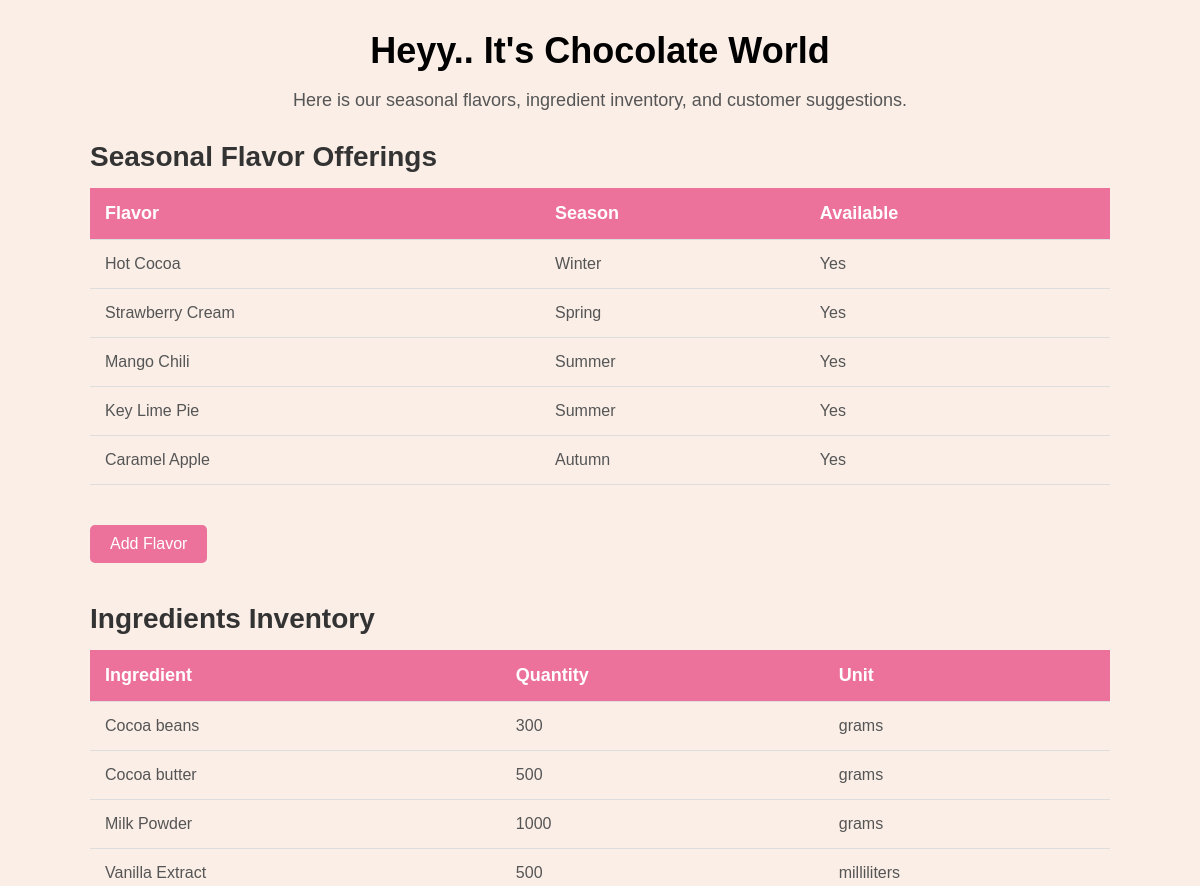
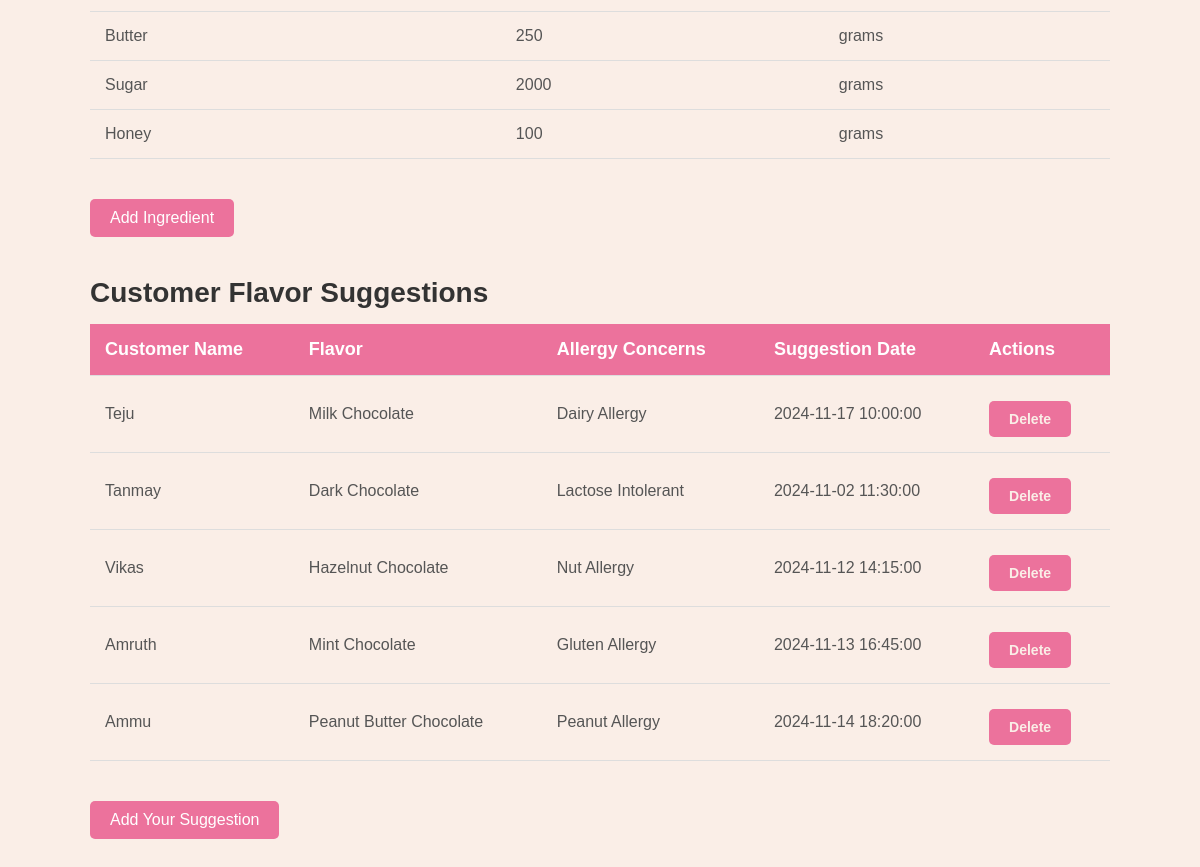
The page / on the database its author committed (2 pictures, top to bottom).
### tables this page shows
CREATE TABLE Flavors (
                        id INTEGER PRIMARY KEY AUTOINCREMENT,
                        name TEXT NOT NULL,
                        season TEXT NOT NULL,
                        is_available BOOLEAN NOT NULL DEFAULT 1);

CREATE TABLE Ingredients (
                        id INTEGER PRIMARY KEY AUTOINCREMENT,
                        name TEXT NOT NULL,
                        quantity INTEGER NOT NULL,
                        unit TEXT NOT NULL);

CREATE TABLE Suggestions (
                        id INTEGER PRIMARY KEY AUTOINCREMENT,
                        customer_name TEXT NOT NULL,
                        flavor_name TEXT NOT NULL,
                        allergy_concerns TEXT,
                        suggestion_date TEXT NOT NULL);

### app.py (the view)
@app.route('/')
def index():
    flavors = get_flavors()
    ingredients = get_ingredients()
    suggestions = get_suggestions()
    return render_template('index.html', flavors=flavors, ingredients=ingredients, suggestions=suggestions)

### app.py (called while the page is built)
def connect_db():
    return sqlite3.connect("chocolate_house.db")

def get_flavors():
    conn = connect_db()
    cursor = conn.cursor()
    cursor.execute("SELECT * FROM Flavors")
    flavors = cursor.fetchall()
    conn.close()
    return flavors

def get_ingredients():
    conn = connect_db()
    cursor = conn.cursor()
    cursor.execute("SELECT * FROM Ingredients")
    ingredients = cursor.fetchall()
    conn.close()
    return ingredients

def get_suggestions():
    conn = connect_db()
    cursor = conn.cursor()
    cursor.execute("SELECT * FROM Suggestions")
    suggestions = cursor.fetchall()
    conn.close()
    return suggestions

### templates/index.html (shortened to what this page needs)
<!DOCTYPE html>
<html lang="en">
<head>
    <link rel="stylesheet" href="{{ url_for('static', filename='style.css') }}">
</head>
<body>
    <div class="container">
        <header>
            <h1>Heyy.. It's Chocolate World</h1>
            <p>Here is our seasonal flavors, ingredient inventory, and customer suggestions.</p>
        </header>
        <section class="flavors">
            <h2>Seasonal Flavor Offerings</h2>
            <table>
                <thead>
                    <tr>
                        <th>Flavor</th>
                        <th>Season</th>
                        <th>Available</th>
                    </tr>
                </thead>
                <tbody>
                    {% for flavor in flavors %}
                    <tr>
                        <td>{{ flavor[1] }}</td>
                        <td>{{ flavor[2] }}</td>
                        <td>{{ 'Yes' if flavor[3] else 'No' }}</td>
                    </tr>
                    {% endfor %}
                </tbody>
            </table>
            <a href="{{ url_for('add_flavor') }}">Add Flavor</a>
        </section>
        <section class="ingredients">
            <h2>Ingredients Inventory</h2>
            <table>
                <thead>
                    <tr>
                        <th>Ingredient</th>
                        <th>Quantity</th>
                        <th>Unit</th>
                    </tr>
                </thead>
                <tbody>
                    {% for ingredient in ingredients %}
                    <tr>
                        <td>{{ ingredient[1] }}</td>
                        <td>{{ ingredient[2] }}</td>
                        <td>{{ ingredient[3] }}</td>
                    </tr>
                    {% endfor %}
                </tbody>
            </table>
            <a href="{{ url_for('add_ingredient') }}">Add Ingredient</a>
        </section>
        <section class="suggestions">
            <h2>Customer Flavor Suggestions</h2>
            <table>
                <thead>
                    <tr>
                        <th>Customer Name</th>
                        <th>Flavor</th>
                        <th>Allergy Concerns</th>
                        <th>Suggestion Date</th>
                        <th>Actions</th>
                    </tr>
                </thead>
                <tbody>
                    {% for suggestion in suggestions %}
                    <tr>
                        <td>{{ suggestion[1] }}</td>
                        <td>{{ suggestion[2] }}</td>
                        <td>{{ suggestion[3] }}</td>
                        <td>{{ suggestion[4] }}</td>
                        <td><a href="{{ url_for('delete_suggestion', id=suggestion[0]) }}">Delete</a></td>
                    </tr>
                    {% endfor %}
                </tbody>
            </table>
            <a href="{{ url_for('add_suggestion') }}">Add Your Suggestion</a>
        </section>
    </div>
</body>
</html>

### static/style.css (style rules this page uses)
body { font-family: 'Arial', sans-serif; background-color: #faeee7; margin: 0; padding: 0; }
.container { width: 85%; margin: 0 auto; }
header { text-align: center; margin-top: 30px; }
h1 { font-size: 36px; color: Black; margin-bottom: 10px; }
p { font-size: 18px; color: #555; margin-bottom: 30px; }
section { margin-bottom: 40px; }
section h2 { font-size: 28px; color: #333; margin-bottom: 15px; }
table { width: 100%; border-collapse: collapse; margin-bottom: 30px; }
th, td { padding: 15px; text-align: left; border-bottom: 1px solid #ddd; }
th { background-color: #ec729c; color: white; font-size: 18px; }
td { font-size: 16px; color: #555; }
a { text-decoration: none; color: #ec729c; font-size: 16px; display: inline-block; margin-top: 10px; }
a { padding: 10px 20px; background-color: #ec729c; color: white; border-radius: 5px; font-size: 16px; text-align: center; display: inline-block; }
td a { color: #faeee7; font-size: 14px; font-weight: bold; }

### rows shown on the page
Flavors: name "Hot Cocoa", season "Winter", is_available "Yes"
Flavors: name "Strawberry Cream", season "Spring", is_available "Yes"
Flavors: name "Mango Chili", season "Summer", is_available "Yes"
Flavors: name "Key Lime Pie", season "Summer", is_available "Yes"
Flavors: name "Caramel Apple", season "Autumn", is_available "Yes"
Ingredients: name "Cocoa beans", quantity "300", unit "grams"
Ingredients: name "Cocoa butter", quantity "500", unit "grams"
Ingredients: name "Milk Powder", quantity "1000", unit "grams"
Ingredients: name "Vanilla Extract", quantity "500", unit "milliliters"
Ingredients: name "Butter", quantity "250", unit "grams"
Ingredients: name "Sugar", quantity "2000", unit "grams"
Ingredients: name "Honey", quantity "100", unit "grams"
Suggestions: customer_name "Teju", flavor_name "Milk Chocolate", allergy_concerns "Dairy Allergy", suggestion_date "2024-11-17 10:00:00"
Suggestions: customer_name "Tanmay", flavor_name "Dark Chocolate", allergy_concerns "Lactose Intolerant", suggestion_date "2024-11-02 11:30:00"
Suggestions: customer_name "Vikas", flavor_name "Hazelnut Chocolate", allergy_concerns "Nut Allergy", suggestion_date "2024-11-12 14:15:00"
Suggestions: customer_name "Amruth", flavor_name "Mint Chocolate", allergy_concerns "Gluten Allergy", suggestion_date "2024-11-13 16:45:00"
Suggestions: customer_name "Ammu", flavor_name "Peanut Butter Chocolate", allergy_concerns "Peanut Allergy", suggestion_date "2024-11-14 18:20:00"
